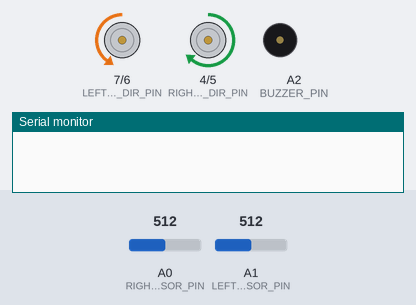
Recording of a sketch running on a simulated Arduino Uno, built with avr-gcc and run on an emulated ATmega328P. On the bench: direction and speed pins drawn as motors (green arrow = direction pin HIGH = forward, orange = LOW = backward, longer = more drive), buzzer (waves = sounding), the last lines printed to the serial monitor. Inputs (shaded band) come from the test bench; at power-on: A0 (RIGHT_SENSOR_PIN) = 512, A1 (LEFT_SENSOR_PIN) = 512.

Above: at 1.2 s.
1.3 s: A0 (RIGHT_SENSOR_PIN) set to 783
At 2.0 s:
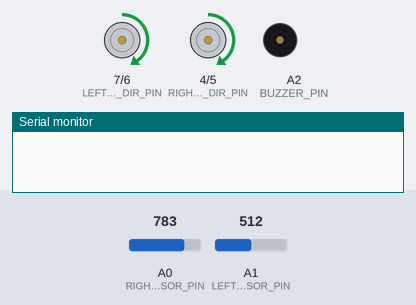
4.3 s: A0 (RIGHT_SENSOR_PIN) set to 808
At 4.49 s:
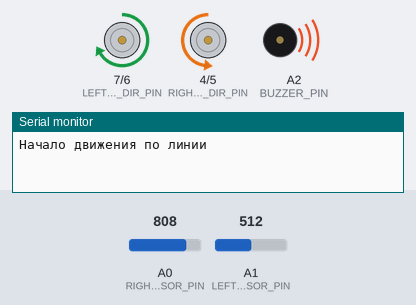
At 5.5 s:
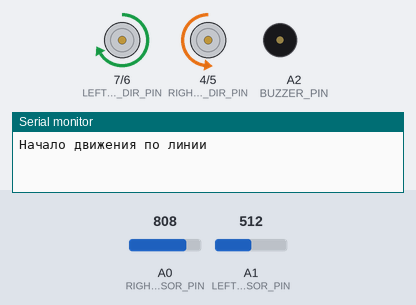
6.3 s: A1 (LEFT_SENSOR_PIN) set to 787
8.8 s: A1 (LEFT_SENSOR_PIN) set to 813
11.8 s: A0 (RIGHT_SENSOR_PIN) set to 790
At 13.52 s:
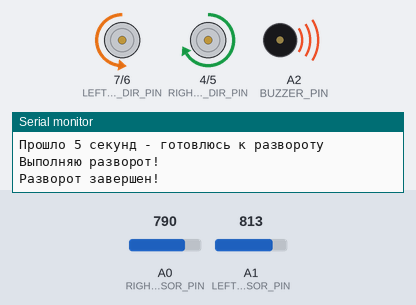
14.8 s: A0 (RIGHT_SENSOR_PIN) set to 810
Timing chart, 0 to 18.4 s (numbered marks = the images above; inputs shaded):
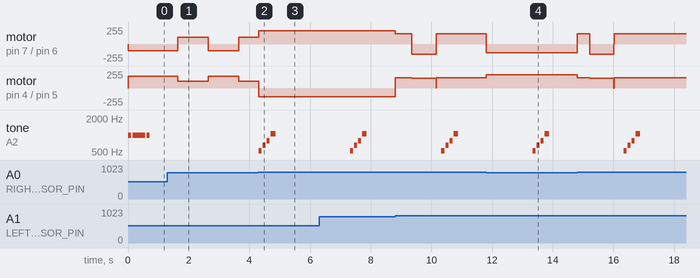

The sketch:

omegabot4.ino
```cpp
#define LEFT_SENSOR_PIN A1
#define RIGHT_SENSOR_PIN A0
#define LEFT_MOTOR_DIR_PIN 7
#define RIGHT_MOTOR_DIR_PIN 4
#define LEFT_MOTOR_SPEED_PIN 6
#define RIGHT_MOTOR_SPEED_PIN 5
#define BUZZER_PIN A2

// Состояния алгоритма поиска линии
enum LineSearchMode {
  SEARCH_ROTATE_LEFT,
  SEARCH_MOVE_FORWARD
};

// Состояния системы звукового оповещения
enum AudioSystemState {
  AUDIO_OFF,
  SOS_FIRST_DOT,
  SOS_FIRST_PAUSE,
  SOS_DASH,
  SOS_SECOND_PAUSE,
  SOS_SECOND_DOT,
  SOS_COMPLETE,

  MELODY_FIRST_NOTE,
  MELODY_FIRST_BREAK,
  MELODY_SECOND_NOTE,
  MELODY_SECOND_BREAK,
  MELODY_THIRD_NOTE,
  MELODY_THIRD_BREAK,
  MELODY_FOURTH_NOTE,
  MELODY_COMPLETE
};

LineSearchMode currentSearchMode = SEARCH_ROTATE_LEFT;
AudioSystemState currentAudioState = AUDIO_OFF;

unsigned long lastStateChangeTime = 0;
unsigned long searchModeStartTime = 0;
unsigned long lastMelodyPlayTime = 0;
unsigned long lineFollowingStartTime = 0;
unsigned long turnAroundStartTime = 0;

bool isSearchingForLine = false;
bool sosSignalRequested = false;
bool happyMelodyRequested = false;
bool shouldTurnAround = false;
bool isTurningAround = false;

const int melodyFrequencies[] = {523, 659, 784, 1047};
const int melodyNoteDurations[] = {100, 100, 100, 150};
const int melodyPauseDuration = 30;

// Функции для работы с датчиками
void readSensors(int& leftSensor, int& rightSensor) {
  leftSensor = analogRead(LEFT_SENSOR_PIN);
  rightSensor = analogRead(RIGHT_SENSOR_PIN);
}

bool checkLineDetection(int leftSensor, int rightSensor) {
  return (leftSensor > 800 || rightSensor > 800);
}

void initializeRobotSystems() {
  Serial.begin(9600);

  pinMode(LEFT_MOTOR_SPEED_PIN, OUTPUT);
  pinMode(LEFT_MOTOR_DIR_PIN, OUTPUT);
  pinMode(RIGHT_MOTOR_SPEED_PIN, OUTPUT);
  pinMode(RIGHT_MOTOR_DIR_PIN, OUTPUT);
  pinMode(BUZZER_PIN, OUTPUT);

  digitalWrite(LEFT_MOTOR_DIR_PIN, HIGH);
  digitalWrite(RIGHT_MOTOR_DIR_PIN, HIGH);
}

void setup() {
  initializeRobotSystems();
}

// Система управления движением
void moveForward(int motorPower) {
  digitalWrite(LEFT_MOTOR_DIR_PIN, HIGH);
  digitalWrite(RIGHT_MOTOR_DIR_PIN, HIGH);
  analogWrite(LEFT_MOTOR_SPEED_PIN, motorPower);
  analogWrite(RIGHT_MOTOR_SPEED_PIN, motorPower);
}

void rotateLeft(int rightMotorPower, int leftMotorPower) {
  digitalWrite(LEFT_MOTOR_DIR_PIN, LOW);
  digitalWrite(RIGHT_MOTOR_DIR_PIN, HIGH);
  analogWrite(LEFT_MOTOR_SPEED_PIN, leftMotorPower);
  analogWrite(RIGHT_MOTOR_SPEED_PIN, rightMotorPower);
}

void rotateRight(int leftMotorPower, int rightMotorPower) {
  digitalWrite(LEFT_MOTOR_DIR_PIN, HIGH);
  digitalWrite(RIGHT_MOTOR_DIR_PIN, LOW);
  analogWrite(LEFT_MOTOR_SPEED_PIN, leftMotorPower);
  analogWrite(RIGHT_MOTOR_SPEED_PIN, rightMotorPower);
}

void haltMovement() {
  digitalWrite(LEFT_MOTOR_DIR_PIN, HIGH);
  digitalWrite(RIGHT_MOTOR_DIR_PIN, HIGH);
  analogWrite(LEFT_MOTOR_SPEED_PIN, 0);
  analogWrite(RIGHT_MOTOR_SPEED_PIN, 0);
}

// Функция разворота
void turnAround() {
  Serial.println("Выполняю разворот!");

  digitalWrite(LEFT_MOTOR_DIR_PIN, LOW);
  digitalWrite(RIGHT_MOTOR_DIR_PIN, HIGH);
  analogWrite(LEFT_MOTOR_SPEED_PIN, 150);
  analogWrite(RIGHT_MOTOR_SPEED_PIN, 150);

  delay(800);

  haltMovement();
  isTurningAround = false;
  shouldTurnAround = false;
  lineFollowingStartTime = millis();

  Serial.println("Разворот завершен!");
}

// Система управления звуковыми сигналами
void triggerSOSSignal() {
  if (currentAudioState == AUDIO_OFF) {
    sosSignalRequested = true;
  }
}

void triggerHappyMelody() {
  if (currentAudioState == AUDIO_OFF) {
    happyMelodyRequested = true;
  }
}

void processSOSAudioSequence(unsigned long currentTime) {
  switch (currentAudioState) {
    case SOS_FIRST_DOT:
      if (currentTime - lastStateChangeTime >= 100) {
        noTone(BUZZER_PIN);
        currentAudioState = SOS_FIRST_PAUSE;
        lastStateChangeTime = currentTime;
      }
      break;

    case SOS_FIRST_PAUSE:
      if (currentTime - lastStateChangeTime >= 50) {
        tone(BUZZER_PIN, 1000);
        currentAudioState = SOS_DASH;
        lastStateChangeTime = currentTime;
      }
      break;

    case SOS_DASH:
      if (currentTime - lastStateChangeTime >= 400) {
        noTone(BUZZER_PIN);
        currentAudioState = SOS_SECOND_PAUSE;
        lastStateChangeTime = currentTime;
      }
      break;

    case SOS_SECOND_PAUSE:
      if (currentTime - lastStateChangeTime >= 50) {
        tone(BUZZER_PIN, 1000);
        currentAudioState = SOS_SECOND_DOT;
        lastStateChangeTime = currentTime;
      }
      break;

    case SOS_SECOND_DOT:
      if (currentTime - lastStateChangeTime >= 100) {
        noTone(BUZZER_PIN);
        currentAudioState = SOS_COMPLETE;
      }
      break;

    case SOS_COMPLETE:
      break;
  }
}

void processHappyMelodySequence(unsigned long currentTime) {
  switch (currentAudioState) {
    case MELODY_FIRST_NOTE:
      if (currentTime - lastStateChangeTime >= melodyNoteDurations[0]) {
        noTone(BUZZER_PIN);
        currentAudioState = MELODY_FIRST_BREAK;
        lastStateChangeTime = currentTime;
      }
      break;

    case MELODY_FIRST_BREAK:
      if (currentTime - lastStateChangeTime >= melodyPauseDuration) {
        tone(BUZZER_PIN, melodyFrequencies[1], melodyNoteDurations[1]);
        currentAudioState = MELODY_SECOND_NOTE;
        lastStateChangeTime = currentTime;
      }
      break;

    case MELODY_SECOND_NOTE:
      if (currentTime - lastStateChangeTime >= melodyNoteDurations[1]) {
        noTone(BUZZER_PIN);
        currentAudioState = MELODY_SECOND_BREAK;
        lastStateChangeTime = currentTime;
      }
      break;

    case MELODY_SECOND_BREAK:
      if (currentTime - lastStateChangeTime >= melodyPauseDuration) {
        tone(BUZZER_PIN, melodyFrequencies[2], melodyNoteDurations[2]);
        currentAudioState = MELODY_THIRD_NOTE;
        lastStateChangeTime = currentTime;
      }
      break;

    case MELODY_THIRD_NOTE:
      if (currentTime - lastStateChangeTime >= melodyNoteDurations[2]) {
        noTone(BUZZER_PIN);
        currentAudioState = MELODY_THIRD_BREAK;
        lastStateChangeTime = currentTime;
      }
      break;

    case MELODY_THIRD_BREAK:
      if (currentTime - lastStateChangeTime >= melodyPauseDuration) {
        tone(BUZZER_PIN, melodyFrequencies[3], melodyNoteDurations[3]);
        currentAudioState = MELODY_FOURTH_NOTE;
        lastStateChangeTime = currentTime;
      }
      break;

    case MELODY_FOURTH_NOTE:
      if (currentTime - lastStateChangeTime >= melodyNoteDurations[3]) {
        noTone(BUZZER_PIN);
        currentAudioState = MELODY_COMPLETE;
      }
      break;

    case MELODY_COMPLETE:
      break;
  }
}

void handleAudioRequests(unsigned long currentTime) {
  if (sosSignalRequested) {
    currentAudioState = SOS_FIRST_DOT;
    sosSignalRequested = false;
    tone(BUZZER_PIN, 1000);
    lastStateChangeTime = currentTime;
    return;
  }

  if (happyMelodyRequested) {
    currentAudioState = MELODY_FIRST_NOTE;
    happyMelodyRequested = false;
    tone(BUZZER_PIN, melodyFrequencies[0], melodyNoteDurations[0]);
    lastStateChangeTime = currentTime;
    return;
  }
}

void updateAudioSystem() {
  unsigned long currentTime = millis();

  handleAudioRequests(currentTime);
  processSOSAudioSequence(currentTime);
  processHappyMelodySequence(currentTime);

  if (currentAudioState == SOS_COMPLETE || currentAudioState == MELODY_COMPLETE) {
    currentAudioState = AUDIO_OFF;
  }
}

// Система следования по линии
void executeLineFollowing(int leftSensorValue, int rightSensorValue) {
  if (leftSensorValue > 800 && rightSensorValue > 800) {
    moveForward(155);
  } else if (leftSensorValue > 800 && rightSensorValue < 800) {
    rotateLeft(200, 130);
  } else if (rightSensorValue > 800 && leftSensorValue < 800) {
    rotateRight(200, 130);
  }
}

void handleLineTracking(unsigned long currentTime, int leftSensorValue, int rightSensorValue) {
  isSearchingForLine = false;

  // Если только начали движение по линии - запоминаем время
  if (lineFollowingStartTime == 0) {
    lineFollowingStartTime = currentTime;
    Serial.println("Начало движения по линии");
  }

  // Проверяем, прошло ли 5 секунд движения по линии
  if (!shouldTurnAround && (currentTime - lineFollowingStartTime > 5000)) {
    Serial.println("Прошло 5 секунд - готовлюсь к развороту");
    shouldTurnAround = true;
    isTurningAround = true;
    return;
  }

  // Если не нужно разворачиваться - продолжаем следование по линии
  if (!shouldTurnAround) {
    if (currentTime - lastMelodyPlayTime > 3000) {
      triggerHappyMelody();
      lastMelodyPlayTime = currentTime;
    }
    executeLineFollowing(leftSensorValue, rightSensorValue);
  }
}

void executeSearchPattern(unsigned long currentTime) {
  switch (currentSearchMode) {
    case SEARCH_ROTATE_LEFT:
      rotateLeft(180, 100);
      if (currentTime - lastStateChangeTime >= 1000) {
        lastStateChangeTime = currentTime;
        currentSearchMode = SEARCH_MOVE_FORWARD;
      }
      break;

    case SEARCH_MOVE_FORWARD:
      moveForward(100);
      if (currentTime - lastStateChangeTime >= 1000) {
        lastStateChangeTime = currentTime;
        currentSearchMode = SEARCH_ROTATE_LEFT;
      }
      break;
  }
}

void activateSearchMode(unsigned long currentTime) {
  isSearchingForLine = true;
  currentSearchMode = SEARCH_ROTATE_LEFT;
  searchModeStartTime = currentTime;
  lastStateChangeTime = currentTime;
  lineFollowingStartTime = 0;
  shouldTurnAround = false;
  triggerSOSSignal();
}

void handleLineLossSituation(unsigned long currentTime) {
  if (!isSearchingForLine) {
    activateSearchMode(currentTime);
  }

  if (currentTime - searchModeStartTime > 15000) {
    haltMovement();
    return;
  }

  executeSearchPattern(currentTime);
}

void processLineFollowing() {
  unsigned long currentTime = millis();
  int leftSensorReading = analogRead(LEFT_SENSOR_PIN);
  int rightSensorReading = analogRead(RIGHT_SENSOR_PIN);

  bool isLineDetected = (leftSensorReading > 800 || rightSensorReading > 800);

  // Если выполняем разворот - не проверяем линию
  if (isTurningAround) {
    turnAround();
    return;
  }

  if (isLineDetected) {
    handleLineTracking(currentTime, leftSensorReading, rightSensorReading);
  } else {
    handleLineLossSituation(currentTime);
  }
}

void loop() {
  // Все промежуточные функции теперь видны в loop
  unsigned long currentTime = millis();

  // Аудио система
  handleAudioRequests(currentTime);
  processSOSAudioSequence(currentTime);
  processHappyMelodySequence(currentTime);

  // Чтение датчиков и проверка линии
  int leftSensor, rightSensor;
  readSensors(leftSensor, rightSensor);
  bool lineDetected = checkLineDetection(leftSensor, rightSensor);

  // Обработка движения
  if (isTurningAround) {
    turnAround();
  } else if (lineDetected) {
    handleLineTracking(currentTime, leftSensor, rightSensor);
  } else {
    handleLineLossSituation(currentTime);
  }

  // Завершающие действия аудио системы
  if (currentAudioState == SOS_COMPLETE || currentAudioState == MELODY_COMPLETE) {
    currentAudioState = AUDIO_OFF;
  }

  // Небольшая задержка для стабильности
  delay(10);
}
```

Ex.1.1.cpp
```cpp
#include <stdio.h>

typedef long long int RUB;

struct Home {
    RUB bill;           // коммунальные платежи
    RUB value;          // стоимость дома (будет пересчитываться с инфляцией)
    RUB rent;           // арендная плата
    RUB mortgage_sum;   // общая сумма ипотеки
    RUB first_pay;      // первоначальный взнос
    RUB monthly_payment; // ежемесячный платеж
};

struct Person {
    RUB salary;
    RUB account;
    RUB wastes; // food, clothes, etc
    RUB deposit;
    struct Home home;   // информация о жилье
};

struct Person bob;
struct Person alice;

void alice_inite()
{
    alice.account = 1000 * 1000;
    alice.salary = 300 * 1000;
    alice.wastes = 30 * 1000;
    alice.deposit = 0;

    // Инициализация данных о жилье Алисы (покупка)
    alice.home.bill = 10 * 1000;           // коммунальные платежи
    alice.home.value = 14 * 1000 * 1000;   // начальная стоимость дома
    alice.home.rent = 0;                   // Алиса не платит аренду
    alice.home.mortgage_sum = 14 * 1000 * 1000;
    alice.home.first_pay = 1000 * 1000;
    alice.home.monthly_payment = 217232;

    alice.account -= alice.home.first_pay;
}

void bob_inite()
{
    bob.account = 1000 * 1000;
    bob.salary = 300 * 1000;
    bob.wastes = 50 * 1000;
    bob.deposit = 0;

    // Инициализация данных о жилье Боба (аренда)
    bob.home.bill = 0;                     // коммунальные обычно включены в аренду
    bob.home.value = 0;                    // Боб не владеет недвижимостью
    bob.home.rent = 60 * 1000;             // арендная плата
    bob.home.mortgage_sum = 0;
    bob.home.first_pay = 0;
    bob.home.monthly_payment = 0;
}

void alice_salary(int month)
{
    if (month == 1) {
        alice.salary *= 1.07; // ежегодное повышение зарплаты на 7%
    }
    alice.account += alice.salary;
}

void alice_print()
{
    printf("Alice:\n");
    printf("  Savings: %lld rub.\n", alice.deposit);
    printf("  Current account: %lld rub.\n", alice.account);
    printf("  Property value: %lld rub.\n", alice.home.value); // Стоимость недвижимости
    printf("  Total capital: %lld rub.\n\n", alice.deposit + alice.account + alice.home.value);
}

void alice_mortgage()
{
    alice.account -= alice.home.monthly_payment;
}

void alice_wastes()
{
    alice.account -= alice.wastes;
}

void alice_bill()
{
    alice.account -= alice.home.bill;
}

void alice_deposit()
{
    // Ежемесячная капитализация депозита под 20% годовых
    alice.deposit += alice.deposit * (20.0 / 12.0) / 100.0;
    alice.deposit += alice.account;
    alice.account = 0;
}

// Функции для Боба
void bob_print()
{
    printf("Bob:\n");
    printf("  Savings: %lld rub.\n", bob.deposit);
    printf("  Current account: %lld rub.\n", bob.account);
    printf("  Total capital: %lld rub.\n\n", bob.deposit + bob.account);
}


void bob_salary(int month)
{
    if (month == 1) {
        bob.salary *= 1.07; // ежегодное повышение зарплаты на 7%
    }
    bob.account += bob.salary;
}

void bob_rent()
{
    bob.account -= bob.home.rent;
}

void bob_wastes()
{
    bob.account -= bob.wastes;
}

void bob_deposit()
{
    // Ежемесячная капитализация депозита под 20% годовых
    bob.deposit += bob.deposit * (20.0 / 12.0) / 100.0;
    bob.deposit += bob.account;
    bob.account = 0;
}

// Функция для пересчета стоимости недвижимости с учетом инфляции
void update_home_value(int month)
{
    if (month == 1) {
        // Ежегодная инфляция на недвижимость - 5%
        alice.home.value *= 1.05;

        // Ежегодное увеличение коммунальных платежей на 7%
        alice.home.bill *= 1.07;

        // Ежегодное увеличение арендной платы на 5%
        bob.home.rent *= 1.05;
    }
}

void simulation()
{
    int month = 9;
    int year = 2025;

    while (!((year == 2025 + 30) && (month == 9))) {
        // Доходы, расходы, инвестиции и обновления стоимости
        alice_salary(month);
        alice_mortgage();
        alice_wastes();
        alice_bill();
        alice_deposit();
        update_home_value(month);

        bob_salary(month);
        bob_rent();
        bob_wastes();
        bob_deposit();

        month++;
        if (month == 13) {
            month = 1;
            year++;
        }
    }
}

void print_result()
{
    printf("Results after 30 years:\n");
    printf("========================\n");

    // Вывод результатов для Боба
    printf("Bob:\n");
    printf("  Savings: %lld rub.\n", bob.deposit);
    printf("  Current account: %lld rub.\n", bob.account);
    printf("  Total capital: %lld rub.\n\n", bob.deposit + bob.account);

    // Вывод результатов для Алисы
    printf("Alice:\n");
    printf("  Savings: %lld rub.\n", alice.deposit);
    printf("  Current account: %lld rub.\n", alice.account);
    printf("  Property value: %lld rub.\n", alice.home.value);
    printf("  Total capital: %lld rub.\n\n", alice.deposit + alice.account + alice.home.value);

    // Итоговое сравнение
    RUB bob_total = bob.deposit + bob.account;
    RUB alice_total = alice.deposit + alice.account + alice.home.value;

    printf("FINAL COMPARISON:\n");
    printf("Bob (rent): %lld rub.\n", bob_total);
    printf("Alice (buy): %lld rub.\n", alice_total);

    if (alice_total > bob_total) {
        printf("Buying is better by %lld rub.\n", alice_total - bob_total);
    } else {
        printf("Renting is better by %lld rub.\n", bob_total - alice_total);
    }
}

int main()
{
    alice_inite();
    bob_inite();
    simulation();
    print_result();

    return 0;
}
```

Source omitted: Ex.1.cpp (2173 bytes)

Measured:
- the behaviour switches between 800 and 801 on A0 (RIGHT_SENSOR_PIN) (found by bisection; images 1 and 2)
- after the input at 4.3 s, tone on A2 (BUZZER_PIN): plays 523 Hz for 0.10 s, 659 Hz for 0.10 s, 784 Hz for 0.10 s, 1047 Hz for 0.15 s, starting at once
- after the input at 11.8 s, motor on pin 7 (LEFT_MOTOR_DIR_PIN) / pin 6 (LEFT_MOTOR_SPEED_PIN): forward 155/255 → backward 130/255 at once; motor on pin 4 (RIGHT_MOTOR_DIR_PIN) / pin 5 (RIGHT_MOTOR_SPEED_PIN): forward 155/255 → forward 200/255 at once
